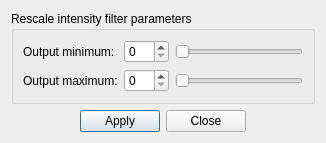
<?xml version="1.0" encoding="UTF-8"?>
<ui version="4.0">
 <class>RescaleIntensityFilterDialog</class>
 <widget class="QDialog" name="RescaleIntensityFilterDialog">
  <property name="geometry">
   <rect>
    <x>0</x>
    <y>0</y>
    <width>308</width>
    <height>130</height>
   </rect>
  </property>
  <property name="windowTitle">
   <string>Rescale intensity filter</string>
  </property>
  <layout class="QVBoxLayout" name="verticalLayout">
   <item>
    <widget class="QGroupBox" name="groupBox">
     <property name="title">
      <string>Rescale intensity filter parameters</string>
     </property>
     <layout class="QGridLayout" name="gridLayout">
      <item row="0" column="0">
       <widget class="QLabel" name="label">
        <property name="text">
         <string>Output minimum:</string>
        </property>
       </widget>
      </item>
      <item row="0" column="1">
       <widget class="QSpinBox" name="spinBoxMinimum">
        <property name="minimumSize">
         <size>
          <width>45</width>
          <height>0</height>
         </size>
        </property>
        <property name="maximum">
         <number>255</number>
        </property>
       </widget>
      </item>
      <item row="0" column="2">
       <widget class="QSlider" name="horizontalSliderMinimum">
        <property name="minimumSize">
         <size>
          <width>128</width>
          <height>0</height>
         </size>
        </property>
        <property name="maximum">
         <number>255</number>
        </property>
        <property name="orientation">
         <enum>Qt::Horizontal</enum>
        </property>
       </widget>
      </item>
      <item row="1" column="0">
       <widget class="QLabel" name="label_2">
        <property name="text">
         <string>Output maximum:</string>
        </property>
       </widget>
      </item>
      <item row="1" column="1">
       <widget class="QSpinBox" name="spinBoxMaximum">
        <property name="minimumSize">
         <size>
          <width>45</width>
          <height>0</height>
         </size>
        </property>
        <property name="maximum">
         <number>255</number>
        </property>
       </widget>
      </item>
      <item row="1" column="2">
       <widget class="QSlider" name="horizontalSliderMaximum">
        <property name="minimumSize">
         <size>
          <width>128</width>
          <height>0</height>
         </size>
        </property>
        <property name="maximum">
         <number>255</number>
        </property>
        <property name="orientation">
         <enum>Qt::Horizontal</enum>
        </property>
       </widget>
      </item>
     </layout>
    </widget>
   </item>
   <item>
    <layout class="QHBoxLayout" name="horizontalLayout">
     <item>
      <spacer name="horizontalSpacer">
       <property name="orientation">
        <enum>Qt::Horizontal</enum>
       </property>
       <property name="sizeHint" stdset="0">
        <size>
         <width>40</width>
         <height>20</height>
        </size>
       </property>
      </spacer>
     </item>
     <item>
      <widget class="QPushButton" name="pushButtonApply">
       <property name="text">
        <string>Apply</string>
       </property>
      </widget>
     </item>
     <item>
      <widget class="QPushButton" name="pushButtonClose">
       <property name="text">
        <string>Close</string>
       </property>
      </widget>
     </item>
     <item>
      <spacer name="horizontalSpacer_2">
       <property name="orientation">
        <enum>Qt::Horizontal</enum>
       </property>
       <property name="sizeHint" stdset="0">
        <size>
         <width>40</width>
         <height>20</height>
        </size>
       </property>
      </spacer>
     </item>
    </layout>
   </item>
  </layout>
 </widget>
 <resources/>
 <connections>
  <connection>
   <sender>spinBoxMinimum</sender>
   <signal>valueChanged(int)</signal>
   <receiver>horizontalSliderMinimum</receiver>
   <slot>setValue(int)</slot>
   <hints>
    <hint type="sourcelabel">
     <x>136</x>
     <y>42</y>
    </hint>
    <hint type="destinationlabel">
     <x>170</x>
     <y>43</y>
    </hint>
   </hints>
  </connection>
  <connection>
   <sender>spinBoxMaximum</sender>
   <signal>valueChanged(int)</signal>
   <receiver>horizontalSliderMaximum</receiver>
   <slot>setValue(int)</slot>
   <hints>
    <hint type="sourcelabel">
     <x>135</x>
     <y>65</y>
    </hint>
    <hint type="destinationlabel">
     <x>168</x>
     <y>70</y>
    </hint>
   </hints>
  </connection>
  <connection>
   <sender>horizontalSliderMinimum</sender>
   <signal>valueChanged(int)</signal>
   <receiver>spinBoxMinimum</receiver>
   <slot>setValue(int)</slot>
   <hints>
    <hint type="sourcelabel">
     <x>170</x>
     <y>38</y>
    </hint>
    <hint type="destinationlabel">
     <x>147</x>
     <y>40</y>
    </hint>
   </hints>
  </connection>
  <connection>
   <sender>horizontalSliderMaximum</sender>
   <signal>valueChanged(int)</signal>
   <receiver>spinBoxMaximum</receiver>
   <slot>setValue(int)</slot>
   <hints>
    <hint type="sourcelabel">
     <x>165</x>
     <y>66</y>
    </hint>
    <hint type="destinationlabel">
     <x>152</x>
     <y>66</y>
    </hint>
   </hints>
  </connection>
  <connection>
   <sender>pushButtonClose</sender>
   <signal>clicked()</signal>
   <receiver>RescaleIntensityFilterDialog</receiver>
   <slot>close()</slot>
   <hints>
    <hint type="sourcelabel">
     <x>220</x>
     <y>187</y>
    </hint>
    <hint type="destinationlabel">
     <x>257</x>
     <y>187</y>
    </hint>
   </hints>
  </connection>
 </connections>
</ui>
